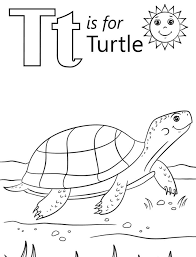
#> input picture CV/OpenCVpythonCrashCourseTwo/Photos/turtle.png, 196 x 257 px
$ python morphological_transf.py
#> lines starting #> are read from the running program, lines starting #| are printed output that depends on the picture; after the words box and inside, x2 and y2 are one past the last pixel; in counts of white or black regions, pixels touching at a corner belong together
import cv2
import matplotlib.pyplot as plt
import numpy as np


""" masking or thresholding means converting an image to a binary...."""

# gray_img = cv2.imread('Photos/smarties.png', cv2.IMREAD_GRAYSCALE)  # 0 --> gray

turtle_img = cv2.imread('Photos/turtle.png')  # 0 --> gray
#> turtle_img is the input picture: shape (257, 196, 3); min 0, max 255, mean 242.1
cv2.imshow('original_img', turtle_img)
_, thresh_masked = cv2.threshold(turtle_img, 220, 255, cv2.THRESH_BINARY_INV) # converting it to a binary
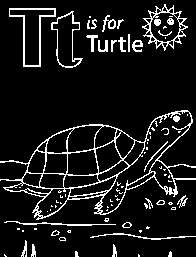
#> thresh_masked: shape (257, 196, 3); 9.8% white in thin lines or dots

# To remove the black color inside the white smarties use dilation

dilation = cv2.dilate(thresh_masked, kernel=np.ones((2, 3), np.uint8), iterations=3)
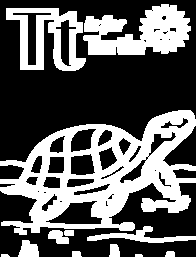
#> dilation: shape (257, 196, 3); 36.7% white; 12 white regions, largest, box (x1, y1, x2, y2) and area: (0, 110, 196, 235) 11115, (83, 4, 191, 55) 3465, (6, 8, 86, 71) 2473
erosion = cv2.erode(thresh_masked, kernel=np.ones((2,2), np.uint8), iterations=1)
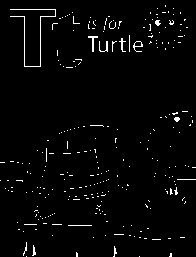
#> erosion: shape (257, 196, 3); 2.4% white in thin lines or dots
opening = cv2.morphologyEx(thresh_masked, cv2.MORPH_OPEN, kernel=np.ones((2,2), np.uint8))
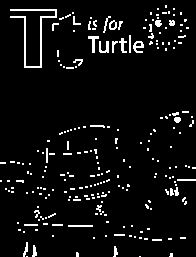
#> opening: shape (257, 196, 3); 5.6% white in thin lines or dots
closing = cv2.morphologyEx(thresh_masked, cv2.MORPH_CLOSE, kernel=np.ones((2,2), np.uint8))
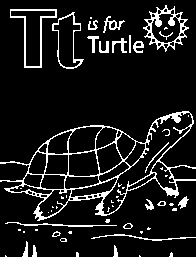
#> closing: shape (257, 196, 3); 10.3% white in thin lines or dots


names = ["turtle_img", "masked", 'dilation', 'erosion', 'opening', 'closing']
images = [turtle_img, thresh_masked, dilation, erosion, opening, closing]


for i in range(len(images)):
    plt.subplot(2, 3, i+1), plt.imshow(images[i], 'gray')  # 2, 3 --> col and row
    plt.title(names[i])
    plt.xticks([]), plt.yticks([])
#> this loop made 6 passes

plt.show()


cv2.waitKey(0)
cv2.destroyAllWindows()

$ run again, with CV/OpenCVpythonCrashCourseTwo/Photos/smarties.png copied over CV/OpenCVpythonCrashCourseTwo/Photos/turtle.png
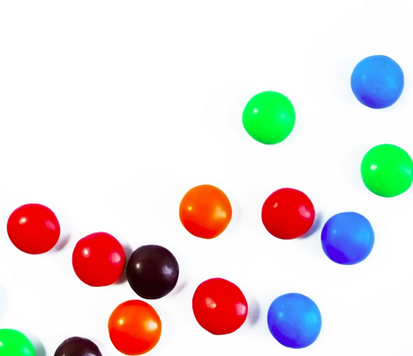
#> input picture CV/OpenCVpythonCrashCourseTwo/Photos/smarties.png, 413 x 356 px
#> turtle_img is the input picture: shape (356, 413, 3); mean B, G, R 219.1, 220.4, 228.9
#> `dilation = cv2.dilate(thresh_masked, kernel=np.ones((2, 3), np.uint8),..`:
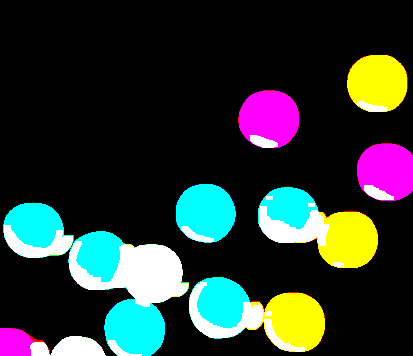
#> dilation: shape (356, 413, 3); mean B, G, R 50.3, 54, 43
#> `opening = cv2.morphologyEx(thresh_masked, cv2.MORPH_OPEN, kernel=np.on..`:
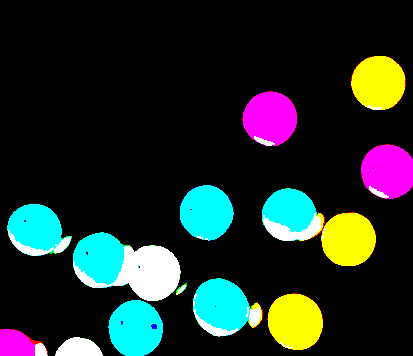
#> opening: shape (356, 413, 3); mean B, G, R 40.8, 44.3, 32
#> the loop `for i in range(len(images)):` made 6 passes
